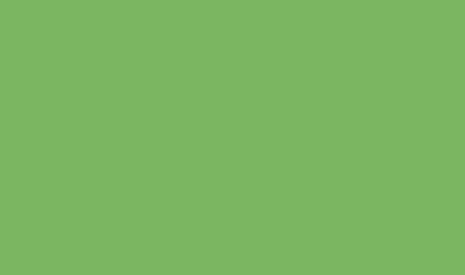
Frame 1 (no input)
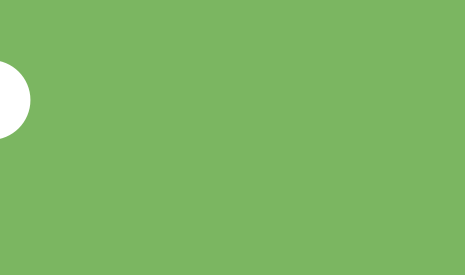
Frame 60 (the mouse pressed at the canvas centre just before this capture)
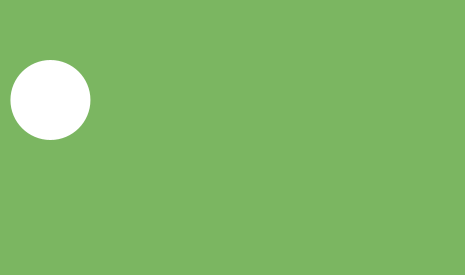
Frame 120 (the mouse held since frame 60 and released just before this capture)

The Processing sketch that drew these frames (run headless with seeded random() and noise(); from frame 60 on, the mouse is pressed at the canvas centre):

// Processing sketch: processing_96829
// ── processing_96829.pde

float x, y;
float dim = 80.0;

void setup() {
  size(465, 275);
  noStroke();
}

void draw() {
  background(#7BB661);
  
  x = x + 1;
  
  if (x > width + 2) {
    x = -2;
  } 
  
  translate(x, height/1.15-dim/1.15);
  fill(255);
  ellipse(-dim/1.15, -dim/1.15, dim, dim);
}
